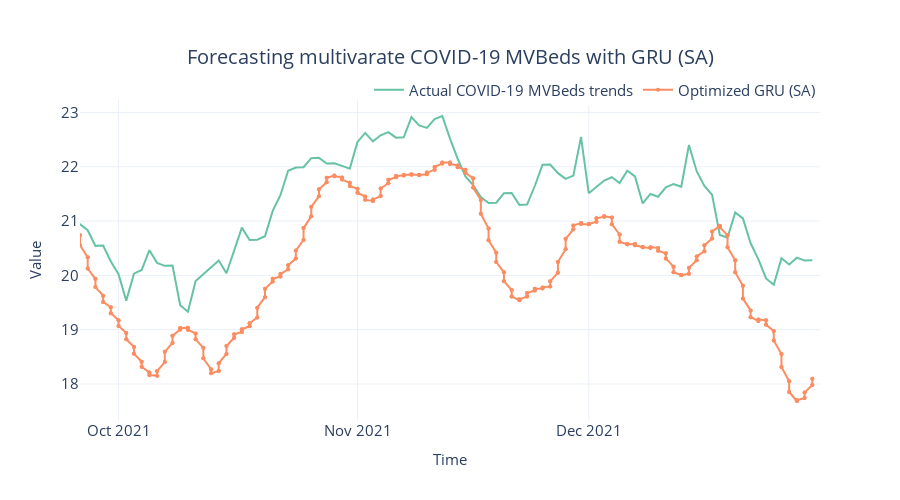

Notebook cell for this chart:
### Code cell
# Plotting the forecast
fig = plot_forecast(
    # simulated annealing model
    pred_df,
    forecast_columns=[f"Optimized {algorithm_name} (SA)"],
    forecast_display_names=[f"Optimized {algorithm_name} (SA)"],
    # forecast_columns=[f"{algorithm_name} (SA)"],
    # forecast_display_names=[algorithm_name],
)

title = f"Forecasting multivarate COVID-19 MVBeds with {algorithm_name} (SA)"
fig = format_plot(fig, title=title)

fig.update_xaxes(
    type="date", range=["2021-09-26", "2021-12-31"], dtick="M1", tickformat="%b %Y"
)

save_path = f"images/forecast_multivarate_{algorithm_name}_sa.png"
# pio.write_image(fig, save_path)
fig.show()

### Figure 1 — Plotly figure (JSON) as saved in the notebook; plotly's stock layout.template omitted (floating-point values rounded to 4 significant figures; data arrays with more than 128 entries replaced by an {"elided": "..."} marker saying what was removed)
{"data": [{"line": {"color": "rgb(102,194,165)", "width": 2}, "marker": {"opacity": 0.5, "size": 6}, "mode": "lines", "name": "Actual COVID-19 MVBeds trends", "type": "scatter", "x": {"elided": "388 str values"}, "y": {"elided": "388 float values"}}, {"line": {"color": "rgb(252,141,98)", "width": 2}, "marker": {"size": 4}, "mode": "lines+markers", "name": "Optimized GRU (SA)", "type": "scatter", "x": {"elided": "388 str values"}, "y": {"elided": "388 float values"}}], "layout": {"autosize": false, "height": 500, "legend": {"font": {"size": 15}, "orientation": "h", "title": {}, "x": 1, "xanchor": "right", "y": 0.98, "yanchor": "bottom"}, "title": {"font": {"size": 20}, "text": "Forecasting multivarate COVID-19 MVBeds with GRU (SA)", "x": 0.5, "xanchor": "center", "yanchor": "top"}, "width": 900, "xaxis": {"dtick": "M1", "range": ["2021-09-26", "2021-12-31"], "tickfont": {"size": 15}, "tickformat": "%b %Y", "title": {"font": {"size": 15}, "text": "Time"}, "type": "date"}, "yaxis": {"tickfont": {"size": 15}, "title": {"font": {"size": 15}, "text": "Value"}}}}
